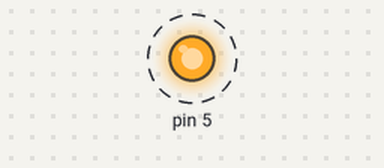
A sketch run on a simulated Arduino Uno, built with avr-gcc and run on an emulated ATmega328P. Parts: output pins drawn as LEDs (lit = HIGH). Dashed ring = blinking.

Above: at 0.05 s.
Timing chart, 0 to 3.0 s (numbered marks = the images above):
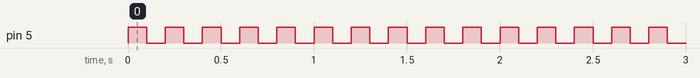

Measured:
- by itself, pin 5: alternates HIGH for 0.10 s and LOW for 0.10 s

The sketch:

led_eye.ino
```cpp
// C++ code
//
void setup()
{
  pinMode(5, OUTPUT);
}

void loop()
{
  digitalWrite(5, HIGH);
  delay(100); // Wait for 100 millisecond(s)
  digitalWrite(5, LOW);
  delay(100); // Wait for 100 millisecond(s)
}
```
